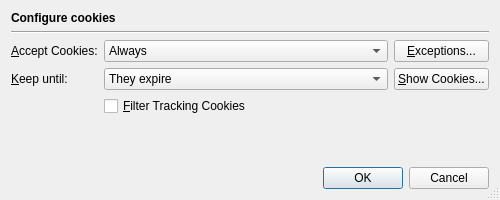
<?xml version="1.0" encoding="UTF-8"?>
<ui version="4.0">
 <class>CookiesConfigurationDialog</class>
 <widget class="QDialog" name="CookiesConfigurationDialog">
  <property name="geometry">
   <rect>
    <x>0</x>
    <y>0</y>
    <width>500</width>
    <height>200</height>
   </rect>
  </property>
  <property name="windowTitle">
   <string>Configure cookies</string>
  </property>
  <property name="sizeGripEnabled">
   <bool>true</bool>
  </property>
  <layout class="QVBoxLayout" name="verticalLayout">
   <item>
    <widget class="QLabel" name="headerLabel">
     <property name="text">
      <string>&lt;b&gt;Configure cookies&lt;/b&gt;</string>
     </property>
    </widget>
   </item>
   <item>
    <widget class="Line" name="line17">
     <property name="frameShape">
      <enum>QFrame::HLine</enum>
     </property>
     <property name="frameShadow">
      <enum>QFrame::Sunken</enum>
     </property>
     <property name="orientation">
      <enum>Qt::Horizontal</enum>
     </property>
    </widget>
   </item>
   <item>
    <layout class="QGridLayout" name="gridLayout">
     <item row="0" column="0">
      <widget class="QLabel" name="label_2">
       <property name="text">
        <string>&amp;Accept Cookies:</string>
       </property>
       <property name="buddy">
        <cstring>acceptCombo</cstring>
       </property>
      </widget>
     </item>
     <item row="0" column="1">
      <widget class="QComboBox" name="acceptCombo">
       <property name="sizePolicy">
        <sizepolicy hsizetype="Expanding" vsizetype="Fixed">
         <horstretch>0</horstretch>
         <verstretch>0</verstretch>
        </sizepolicy>
       </property>
       <property name="toolTip">
        <string>Select the accept policy</string>
       </property>
       <item>
        <property name="text">
         <string>Always</string>
        </property>
       </item>
       <item>
        <property name="text">
         <string>Never</string>
        </property>
       </item>
       <item>
        <property name="text">
         <string>Only from sites you navigate to</string>
        </property>
       </item>
      </widget>
     </item>
     <item row="0" column="2">
      <widget class="QPushButton" name="exceptionsButton">
       <property name="toolTip">
        <string>Show a dialog to configure exceptions</string>
       </property>
       <property name="text">
        <string>&amp;Exceptions...</string>
       </property>
      </widget>
     </item>
     <item row="1" column="0">
      <widget class="QLabel" name="label">
       <property name="text">
        <string>&amp;Keep until:</string>
       </property>
       <property name="buddy">
        <cstring>keepUntilCombo</cstring>
       </property>
      </widget>
     </item>
     <item row="1" column="1">
      <widget class="QComboBox" name="keepUntilCombo">
       <property name="sizePolicy">
        <sizepolicy hsizetype="Expanding" vsizetype="Fixed">
         <horstretch>0</horstretch>
         <verstretch>0</verstretch>
        </sizepolicy>
       </property>
       <property name="toolTip">
        <string>Select the keep policy</string>
       </property>
       <item>
        <property name="text">
         <string>They expire</string>
        </property>
       </item>
       <item>
        <property name="text">
         <string>I exit the application</string>
        </property>
       </item>
       <item>
        <property name="text">
         <string>At most 90 days</string>
        </property>
       </item>
      </widget>
     </item>
     <item row="1" column="2">
      <widget class="QPushButton" name="cookiesButton">
       <property name="toolTip">
        <string>Show a dialog listing all cookies</string>
       </property>
       <property name="text">
        <string>&amp;Show Cookies...</string>
       </property>
      </widget>
     </item>
     <item row="2" column="1">
      <widget class="QCheckBox" name="filterTrackingCookiesCheckbox">
       <property name="toolTip">
        <string>Select to filter tracking cookies</string>
       </property>
       <property name="text">
        <string>&amp;Filter Tracking Cookies</string>
       </property>
      </widget>
     </item>
    </layout>
   </item>
   <item>
    <spacer name="verticalSpacer">
     <property name="orientation">
      <enum>Qt::Vertical</enum>
     </property>
     <property name="sizeHint" stdset="0">
      <size>
       <width>20</width>
       <height>10</height>
      </size>
     </property>
    </spacer>
   </item>
   <item>
    <widget class="QDialogButtonBox" name="buttonBox">
     <property name="orientation">
      <enum>Qt::Horizontal</enum>
     </property>
     <property name="standardButtons">
      <set>QDialogButtonBox::Cancel|QDialogButtonBox::Ok</set>
     </property>
    </widget>
   </item>
  </layout>
 </widget>
 <tabstops>
  <tabstop>acceptCombo</tabstop>
  <tabstop>exceptionsButton</tabstop>
  <tabstop>keepUntilCombo</tabstop>
  <tabstop>cookiesButton</tabstop>
  <tabstop>filterTrackingCookiesCheckbox</tabstop>
  <tabstop>buttonBox</tabstop>
 </tabstops>
 <resources/>
 <connections>
  <connection>
   <sender>buttonBox</sender>
   <signal>accepted()</signal>
   <receiver>CookiesConfigurationDialog</receiver>
   <slot>accept()</slot>
   <hints>
    <hint type="sourcelabel">
     <x>248</x>
     <y>254</y>
    </hint>
    <hint type="destinationlabel">
     <x>157</x>
     <y>274</y>
    </hint>
   </hints>
  </connection>
  <connection>
   <sender>buttonBox</sender>
   <signal>rejected()</signal>
   <receiver>CookiesConfigurationDialog</receiver>
   <slot>reject()</slot>
   <hints>
    <hint type="sourcelabel">
     <x>316</x>
     <y>260</y>
    </hint>
    <hint type="destinationlabel">
     <x>286</x>
     <y>274</y>
    </hint>
   </hints>
  </connection>
 </connections>
</ui>
